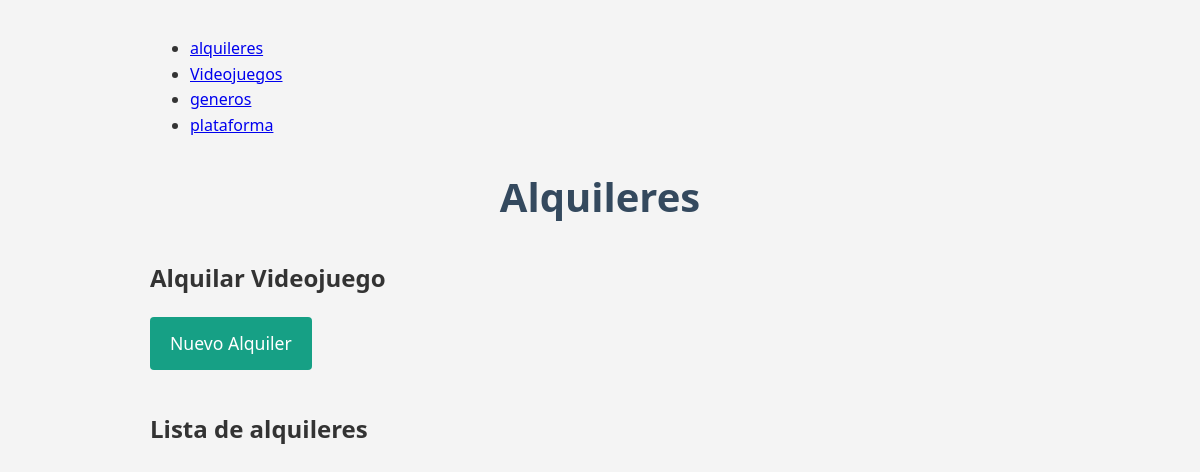
Before: /alquiler/ with the older database file.
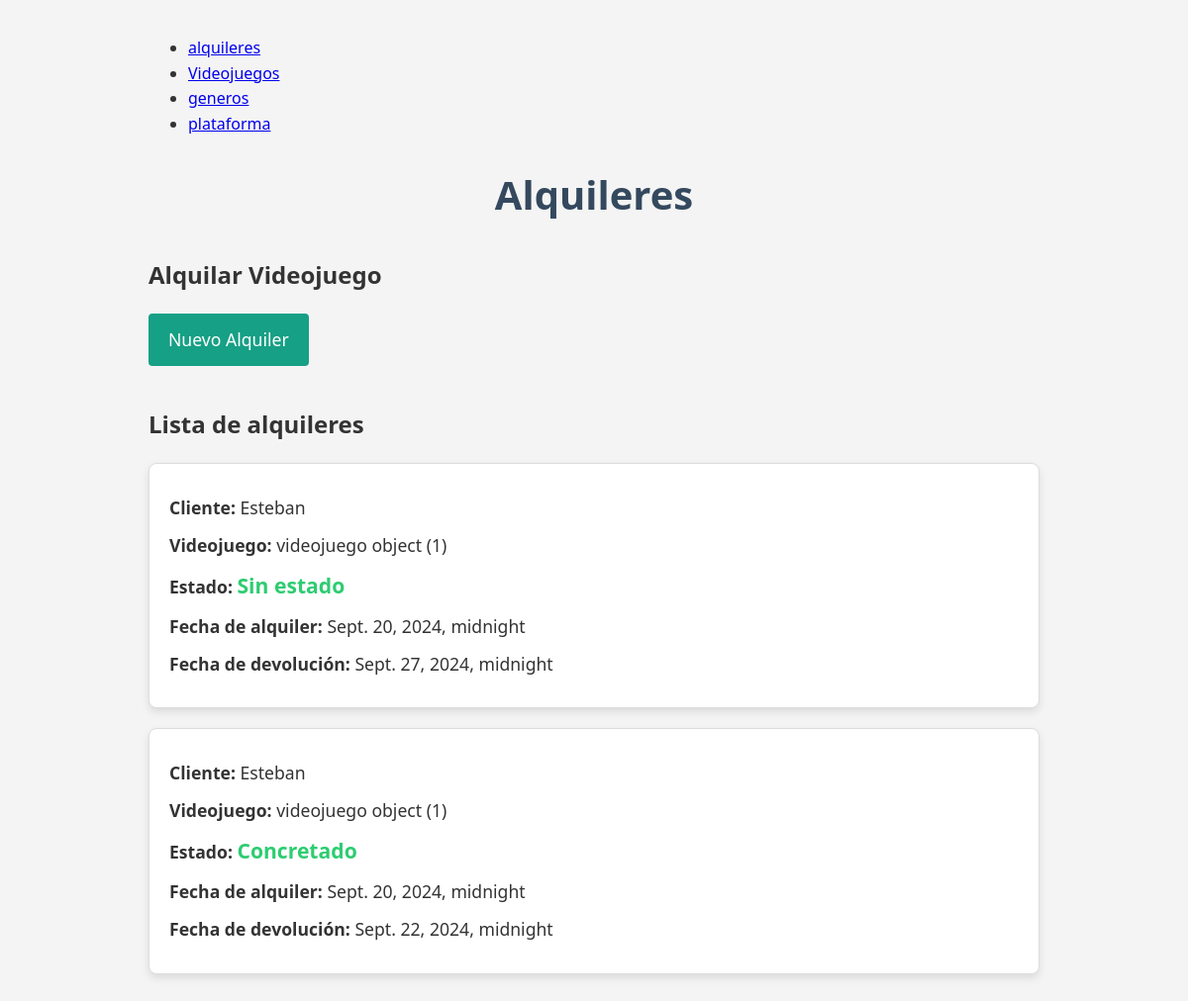
After: the same page with the newer database file.
### alquiler/models.py (models this page shows)
class alquiler(models.Model):
    id=models.IntegerField(primary_key=True)
    cliente=models.CharField(max_length=100)
    videojuego=models.ForeignKey(videojuego,on_delete=models.CASCADE)
    fecha_alquiler=models.DateTimeField()
    fecha_devolucion=models.DateTimeField(null=True,blank=True)
    estado=models.CharField(max_length=100,null=True,default="Sin estado")

### videojuegos/models.py (models this page shows)
class videojuego(models.Model):
    id = models.IntegerField(primary_key=True)
    titulo = models.CharField(max_length=200)
    plataforma = models.ForeignKey(plataforma,on_delete=models.CASCADE)
    genero = models.ForeignKey(genero,on_delete=models.CASCADE)
    stock = models.IntegerField() #ver esto

### alquiler/views.py (the view)
# urls.py: path("",views.alquileres,name="alquileres"),
def alquileres(request):
    alquileres=alquiler.objects.all()
    return render(request,"alquileres.html",{
        "alquileres":alquileres,
    })

### alquiler/templates/alquileres.html (shortened to what this page needs)
{% load static %}
<!DOCTYPE html>
<html lang="es">
    <head>
    </head>
    <body>
        <nav>
            <ul>
                <li><a href="/alquiler">alquileres</a></li>
                <li><a href="{% url 'videojuego'}">Videojuegos</a></li>
                <li><a href="/genero">generos</a></li>
                <li><a href="/plataforma">plataforma</a></li>
            </ul>
        </nav>
    <div>
        <h1>Alquileres</h1>
    </div>
    <div>
        <h2>Alquilar Videojuego</h2>
        <a href="{% url 'crear_alquiler' %}" class="btn-alquilar">Nuevo Alquiler</a>
    </div>
    <div>
        <h2>Lista de alquileres</h2>
        {% for alquiler in alquileres %}
            <div class="alquiler-item">
                <p><strong>Cliente:</strong> {{alquiler.cliente}}</p>
                <p><strong>Videojuego:</strong> {{alquiler.videojuego}}</p>
                <p><strong>Estado:</strong> <span class="estado {% if alquiler.estado == 'Alquilado' %}estado-alquilado{% else %}estado-disponible{% endif %}">{{alquiler.estado}}</span></p>
                <p><strong>Fecha de alquiler:</strong> {{alquiler.fecha_alquiler}}</p>
                <p><strong>Fecha de devolución:</strong> {{alquiler.fecha_devolucion}}</p>
            </div>
        {% endfor %}
    </div>
</body>
</html>

### alquiler/templates/alquileres.html (style rules this page uses)
body { font-family: 'Segoe UI', Tahoma, Geneva, Verdana, sans-serif; line-height: 1.6; color: #333; max-width: 900px; margin: 0 auto; padding: 20px; background-color: #f4f4f4; }
h1 { color: #34495e; text-align: center; margin-bottom: 30px; font-size: 2.5em; }
.alquiler-item { background-color: #fff; border: 1px solid #ddd; padding: 20px; margin-bottom: 20px; border-radius: 8px; box-shadow: 0 4px 8px rgba(0, 0, 0, 0.1); transition: transform 0.2s; }
.alquiler-item p { margin: 10px 0; font-size: 1.1em; }
.estado { font-weight: bold; font-size: 1.2em; }
.estado-disponible { color: #2ecc71; }
.btn-alquilar { display: inline-block; background-color: #16a085; color: #fff; padding: 12px 20px; border-radius: 4px; text-decoration: none; font-size: 1.1em; margin-bottom: 20px; transition: background-color 0.3s; }

Changed rows visible on the page:
added alquiler: cliente "Esteban", videojuego "videojuego object (1)", estado "Sin estado", fecha_alquiler "Sept. 20, 2024, midnight", fecha_devolucion "Sept. 27, 2024, midnight"
added alquiler: cliente "Esteban", videojuego "videojuego object (1)", estado "Concretado", fecha_alquiler "Sept. 20, 2024, midnight", fecha_devolucion "Sept. 22, 2024, midnight"
